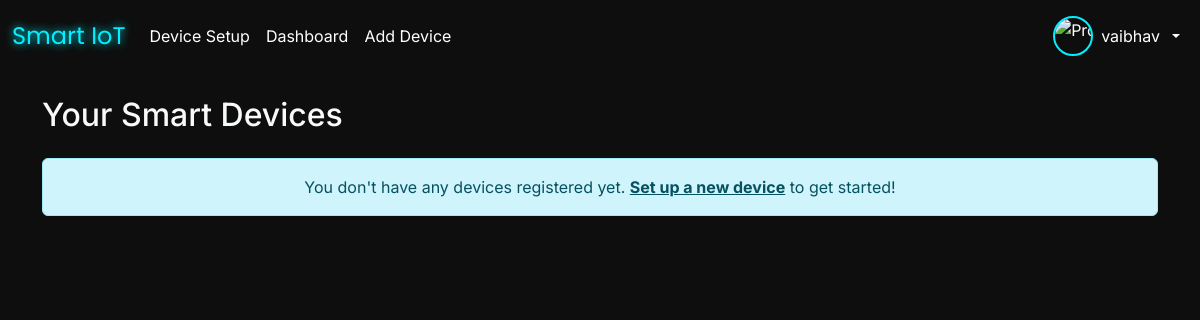
The app's page /dashboard/ (signed in), older data.
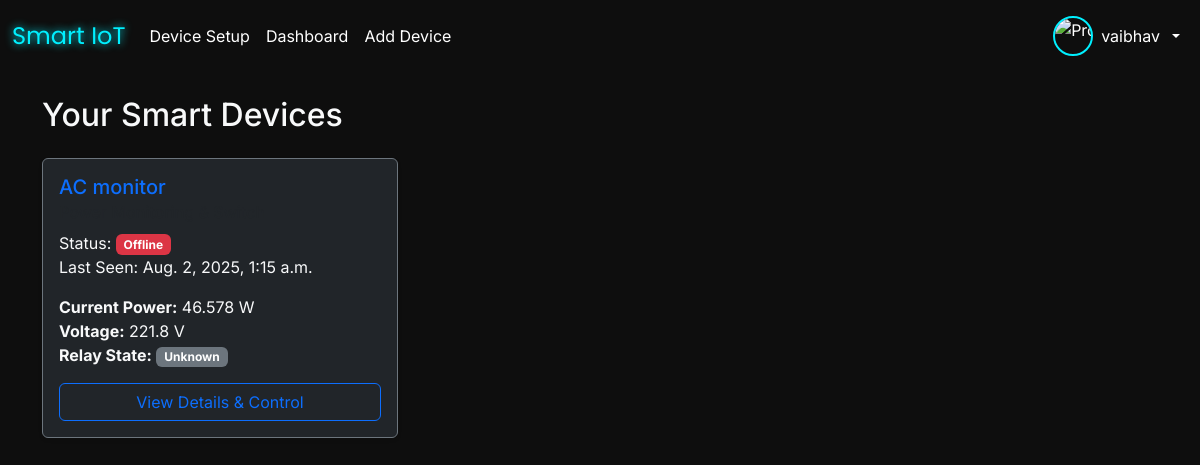
The same page, newer data.
### core/models.py (models this page shows, shortened)
class Device(models.Model):
    device_api_key = models.CharField(max_length=36, unique=True, default=uuid.uuid4,
                                      help_text="Unique API key for the device, displayed on hardware")
    name = models.CharField(max_length=100, default="Unnamed Device")
    location = models.CharField(max_length=100, blank=True, null=True)
    owner = models.ForeignKey('core.CustomUser', on_delete=models.SET_NULL, null=True, blank=True, # Use string reference
                              help_text="The user who owns this device. Null if not yet registered.")
    is_online = models.BooleanField(default=False, help_text="Indicates if the device has recently checked in.")
    last_seen = models.DateTimeField(null=True, blank=True, help_text="Timestamp of the last successful communication.")
    created_at = models.DateTimeField(auto_now_add=True)
    is_registered = models.BooleanField(default=False,
                                        help_text="True if device is linked to a user account.")
    DEVICE_TYPES = [
        ('power_monitor', 'Power Monitoring & Switch'),
        ('water_level', 'Water Level Sensor'),
    ]
    device_type = models.CharField(max_length=50, choices=DEVICE_TYPES, default='power_monitor',
                                   help_text="The type of functionality this device provides.")
    class Meta:
        verbose_name = "IoT Device"
        verbose_name_plural = "IoT Devices"
        ordering = ['name']

### dashboard/views.py (the view)
# urls.py: path('', user_dashboard, name='user_dashboard'),
@login_required
def user_dashboard(request):
    user_devices = Device.objects.filter(owner=request.user, is_registered=True).order_by('-last_seen')
    devices_with_latest_data = []
    for device in user_devices:
        latest_data_entry = SensorData.objects.filter(device=device).order_by('-timestamp').first()
        latest_data = latest_data_entry.data if latest_data_entry else {}
        devices_with_latest_data.append({
            'device': device,
            'latest_data': latest_data
        })
    context = {
        'devices_with_latest_data': devices_with_latest_data
    }
    return render(request, 'dashboard/dashboard.html', context)

### dashboard/templates/dashboard/dashboard.html (shortened to what this page needs)
{% extends 'base.html' %}
{% load static %}
{% block content %}
<h2 class="mb-4 text-light">Your Smart Devices</h2>
{% if devices_with_latest_data %}
<div class="row row-cols-1 row-cols-md-2 row-cols-lg-3 g-4">
    {% for item in devices_with_latest_data %}
    <div class="col">
        <div class="card h-100 shadow-sm bg-dark text-light border-secondary">
            <div class="card-body d-flex flex-column">
                <h5 class="card-title text-primary">{{ item.device.name }}</h5>
                <h6 class="card-subtitle mb-2 text-muted">{{ item.device.get_device_type_display }}</h6>
                <p class="card-text">
                    Status:
                    {% if item.device.is_online and item.device.last_seen and item.device.last_seen|timesince:"now"|cut:" " < "5 minutes" %}
                        <span class="badge bg-success">Online</span>
                    {% else %}
                        <span class="badge bg-danger">Offline</span>
                    {% endif %}
                    <br>
                    Last Seen: {{ item.device.last_seen|default:"N/A" }}
                </p>
                <div class="mt-auto">
                    {% if item.device.device_type == 'power_monitor' %}
                        <p class="card-text">
                            <strong>Current Power:</strong> {{ item.latest_data.power|default:"N/A" }} W<br>
                            <strong>Voltage:</strong> {{ item.latest_data.voltage|default:"N/A" }} V<br>
                            <strong>Relay State:</strong>
                            {% if item.latest_data.relay_state == "ON" %}
                                <span class="badge bg-success">ON</span>
                            {% elif item.latest_data.relay_state == "OFF" %}
                                <span class="badge bg-danger">OFF</span>
                            {% else %}
                                <span class="badge bg-secondary">Unknown</span>
                            {% endif %}
                        </p>
                    {% elif item.device.device_type == 'water_level' %}
                        <p class="card-text">
                            <strong>Water Level:</strong> {{ item.latest_data.water_level|default:"N/A" }}%
                        </p>
                    {% else %}
                        <p class="card-text">No specific data available for this device type.</p>
                    {% endif %}
                </div>
                <a href="{% url 'dashboard:device_detail' item.device.id %}" class="btn btn-outline-primary mt-3">View Details & Control</a>
            </div>
        </div>
    </div>
    {% endfor %}
</div>
{% else %}
<div class="alert alert-info text-center" role="alert">
    You don't have any devices registered yet. <a href="{% url 'add_device_to_user' %}" class="alert-link">Set up a new device</a> to get started!
</div>
{% endif %}
{% endblock %}

Row changes from the older to the newer data that the page shows:
now on this page (row edited): Device: device.name "AC monitor", is_online "Offline", device.last_seen "Aug. 2, 2025, 1:15 a.m.", latest_data.power "46.578", latest_data.voltage "221.8"
Text that changed along with them:
text no longer shown: "You don't have any devices registered yet. Set up a new device to get started!"
